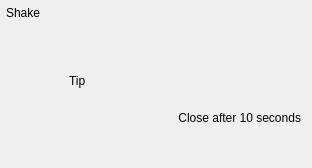
<?xml version="1.0" encoding="UTF-8"?>
<ui version="4.0">
 <class>ShakeDialog</class>
 <widget class="FramelessDialog" name="ShakeDialog">
  <property name="geometry">
   <rect>
    <x>0</x>
    <y>0</y>
    <width>312</width>
    <height>168</height>
   </rect>
  </property>
  <property name="windowTitle">
   <string>ShakeDialog</string>
  </property>
  <layout class="QVBoxLayout" name="verticalLayoutMain">
   <property name="spacing">
    <number>0</number>
   </property>
   <property name="leftMargin">
    <number>0</number>
   </property>
   <property name="topMargin">
    <number>0</number>
   </property>
   <property name="rightMargin">
    <number>0</number>
   </property>
   <property name="bottomMargin">
    <number>0</number>
   </property>
   <item>
    <widget class="QWidget" name="widgetTitleBar" native="true">
     <property name="minimumSize">
      <size>
       <width>0</width>
       <height>25</height>
      </size>
     </property>
     <property name="maximumSize">
      <size>
       <width>16777215</width>
       <height>25</height>
      </size>
     </property>
     <layout class="QHBoxLayout" name="horizontalLayout">
      <property name="leftMargin">
       <number>6</number>
      </property>
      <property name="topMargin">
       <number>0</number>
      </property>
      <property name="rightMargin">
       <number>0</number>
      </property>
      <property name="bottomMargin">
       <number>0</number>
      </property>
      <item>
       <widget class="QLabel" name="labelTitle">
        <property name="text">
         <string>Shake</string>
        </property>
       </widget>
      </item>
      <item>
       <spacer name="horizontalSpacer">
        <property name="orientation">
         <enum>Qt::Horizontal</enum>
        </property>
        <property name="sizeHint" stdset="0">
         <size>
          <width>258</width>
          <height>20</height>
         </size>
        </property>
       </spacer>
      </item>
      <item>
       <layout class="QVBoxLayout" name="verticalLayout_3">
        <property name="spacing">
         <number>0</number>
        </property>
        <item>
         <widget class="StylePushButton" name="btnClose">
          <property name="text">
           <string/>
          </property>
          <property name="flat">
           <bool>true</bool>
          </property>
         </widget>
        </item>
        <item>
         <spacer name="verticalSpacer_5">
          <property name="orientation">
           <enum>Qt::Vertical</enum>
          </property>
          <property name="sizeHint" stdset="0">
           <size>
            <width>20</width>
            <height>40</height>
           </size>
          </property>
         </spacer>
        </item>
       </layout>
      </item>
     </layout>
    </widget>
   </item>
   <item>
    <widget class="QWidget" name="widgetCenter" native="true">
     <layout class="QVBoxLayout" name="verticalLayout_2" stretch="2,0,0,3">
      <property name="leftMargin">
       <number>15</number>
      </property>
      <item>
       <spacer name="verticalSpacer_3">
        <property name="orientation">
         <enum>Qt::Vertical</enum>
        </property>
        <property name="sizeHint" stdset="0">
         <size>
          <width>20</width>
          <height>2</height>
         </size>
        </property>
       </spacer>
      </item>
      <item>
       <layout class="QHBoxLayout" name="horizontalLayout_3">
        <property name="leftMargin">
         <number>0</number>
        </property>
        <item>
         <widget class="QLabel" name="labelAvatar">
          <property name="minimumSize">
           <size>
            <width>48</width>
            <height>48</height>
           </size>
          </property>
          <property name="maximumSize">
           <size>
            <width>48</width>
            <height>48</height>
           </size>
          </property>
          <property name="text">
           <string/>
          </property>
          <property name="scaledContents">
           <bool>true</bool>
          </property>
         </widget>
        </item>
        <item>
         <widget class="ClickableLabel" name="labelTip">
          <property name="text">
           <string>Tip</string>
          </property>
          <property name="alignment">
           <set>Qt::AlignLeading|Qt::AlignLeft|Qt::AlignVCenter</set>
          </property>
          <property name="wordWrap">
           <bool>true</bool>
          </property>
         </widget>
        </item>
       </layout>
      </item>
      <item>
       <widget class="QLabel" name="labelCloseTip">
        <property name="text">
         <string>Close after 10 seconds</string>
        </property>
        <property name="alignment">
         <set>Qt::AlignRight|Qt::AlignTrailing|Qt::AlignVCenter</set>
        </property>
       </widget>
      </item>
      <item>
       <spacer name="verticalSpacer_4">
        <property name="orientation">
         <enum>Qt::Vertical</enum>
        </property>
        <property name="sizeHint" stdset="0">
         <size>
          <width>20</width>
          <height>1</height>
         </size>
        </property>
       </spacer>
      </item>
     </layout>
    </widget>
   </item>
  </layout>
 </widget>
 <layoutdefault spacing="6" margin="11"/>
 <customwidgets>
  <customwidget>
   <class>FramelessDialog</class>
   <extends>QWidget</extends>
   <header>framelessdialog.h</header>
   <container>1</container>
  </customwidget>
  <customwidget>
   <class>StylePushButton</class>
   <extends>QPushButton</extends>
   <header>stylepushbutton.h</header>
  </customwidget>
  <customwidget>
   <class>ClickableLabel</class>
   <extends>QLabel</extends>
   <header location="global">clickablelabel.h</header>
  </customwidget>
 </customwidgets>
 <resources>
  <include location="../inst.qrc"/>
 </resources>
 <connections/>
</ui>
